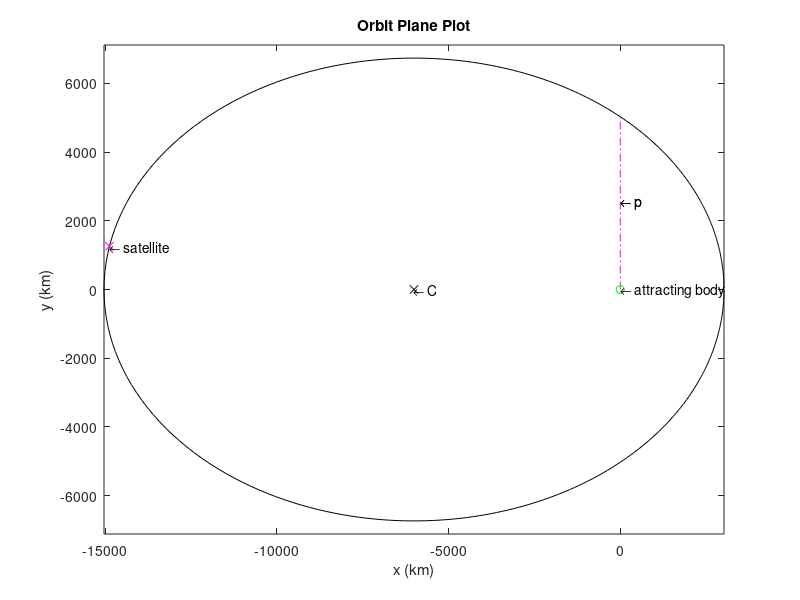

This figure's MATLAB source:
% Homework 3 Problem 2

% find places you need to replace
% by looking for "replace" variable
replace = 0;

% struct to save information
pathToFolder = 'C:\Users\davie378\Documents\MATLAB\';
firstName = 'Colton'; % replace with your first and last name!
lastName = 'Davies'; % replace
HomeworkTitle = 'Homework3';
saveFilename = [HomeworkTitle '_' firstName '_' lastName '.mat'];
savePathAndFilename = [pathToFolder saveFilename];


% Problem Values
v_vec =  [.5 3 0]; % km/s
mass_SC = 420; % kg
alt_SC = 8530; % km

% constants from Curtis
G = (6.6742 * 10^-11)*10^-9;% Newtons kg-2 m2
mass_Earth = 5.974*10^24; %kg
radius_Earth = 6378; % km

% assign variables related to two-body problem
m1 = mass_Earth; %kg
m2 = mass_SC; % kg
mu = G*(m1+m2);
r = 8550 + radius_Earth; % km

% figure out time derivative variables from velocity vector
r_dot = v_vec(1); 
theta_dot = v_vec(2)/r;

r_vec = [r, 0, 0];

% part a
% Equation from Lecture 5 Slide 4 ((m1*m2)/(m1+m2))*(r x r_dot);
C3 = ((m1*m2)/(m1+m2))*cross([r,0,0],v_vec);

disp(['The answer to Part A is [' num2str(C3) '] km^2*kg/s'])

% part b
% Equation from Lecture 6 Slide 3 (r x r_dot)

h = cross(r_vec,v_vec);

disp(['The answer to Part B is ' num2str(h(3)) ' km^2/s'])

% part c
% Equations from Lecture 6 Slide 4
T = 0.5*(m1*m2)/(m1+m2)*dot(v_vec,v_vec); % Kinetic Energy
U = G*m1*m2/r; % Potential Energy
C4 = T-U; % System Energy

disp(['The answer to Part C is ' num2str(C4) ' kg*km^2/s^2'])

% part d
% Equation from Lecture 6 Slide 4
specificEnergy = 0.5*dot(v_vec,v_vec)-mu/r;

disp(['The answer to Part D is ' num2str(specificEnergy) ' km^2/s^2'])

% part e
% Equation from Lecture 6 Slide 4
dAdt = h/2;

disp(['The answer to Part E is ' num2str(dAdt(3)) ' km^2/s'])

% part f
% Equation Lecture 5 Slide 11
p = h(3)^2/mu;

disp(['The answer to Part F is ' num2str(p) ' km'])

% part g
% Equation from Lecture 5 Slide 11
e = sqrt(specificEnergy*2*h(3)^2/mu^2+1);

disp(['The answer to Part G is ' num2str(e) ' '])

% part h
% Equation from Lecture 5 Slide 11
a = p/(1-e^2);

disp(['The answer to Part F is ' num2str(a) ' km'])

% part i
% Equation from Lecture 5 Slide 4
Period = 2*pi*sqrt(a^3/mu);

disp(['The answer to Part I is ' num2str(Period) ' s'])

% part j
% Equation from 5 Slide 11
theta = acos((p/r-1)/e);

disp(['The answer to Part J is ' num2str(theta) ' radians'])

% part k
% Equation from 
rp = r*cos(theta);
rq = r*sin(theta);

disp(['The answer to Part K is ' num2str(rp) ' km and ' num2str(rq) ' km'])

% Plotting the orbit
thetas = (1:1:360)*pi/180; % radians
rs = zeros(length(thetas),1); % initialize
for ri = 1:length(thetas)
    rs(ri) = p/(1+e*cos(thetas(ri)));
end


% %%%%%%%%%%%%%%%%%%%%%%% PLOTTING %%%%%%%%%%%%%%%%%%%%%%%%%%%%%%%%%%%
figure(1); plot(rs.*cos(thetas)', rs.*sin(thetas)','k-'); % plot ellipse
hold on;
plot([0 0],[0 p], 'm-.'); % plot semi latus rectum
text(0,p/2, '\leftarrow p' );
plot(-a*e, 0, 'kx'); % plot the center
text(-a*e, 0, '\leftarrow C' );

plot(0,0,'go'); % attracting body
text(0,0, '\leftarrow attracting body' );
text(0,p/2, '\leftarrow p' );
rth = p/(1+e*cos(theta));
plot(rth*cos(theta), rth*sin(theta),'mx');
text(rth*cos(theta), rth*sin(theta), '\leftarrow satellite' );

title('Orbit Plane Plot');
xlabel('x (km)'); ylabel('y (km)');
axis equal;
% %%%%%%%%%%%%%%%%%%%%%%% END PLOTTING %%%%%%%%%%%%%%%%%%%%%%%%%%%%%%%%%%%


h3struct = {C3, h, T, U, C4, specificEnergy,...
            dAdt, p, e, a, Period,theta,rp, rq};
save(savePathAndFilename,"h3struct");

